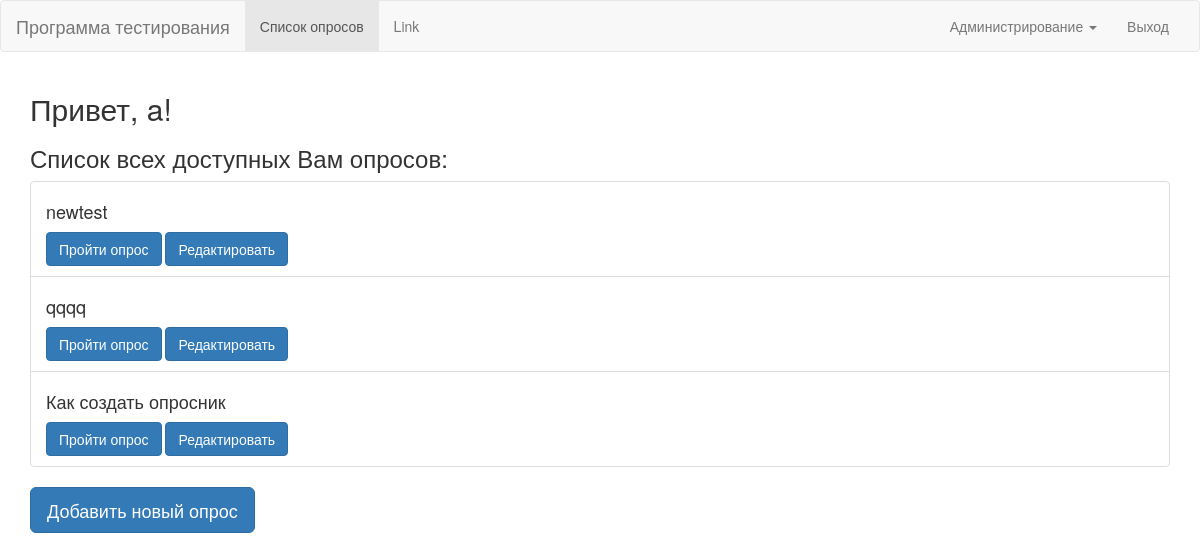
The app's page /index (signed in) with its own data.
### app/models.py (models this page shows, shortened)
class User(UserMixin, db.Model):
    id = db.Column(db.Integer, primary_key=True)
    username = db.Column(db.String(128), index=True, unique=True)
    email = db.Column(db.String(128), index=True, unique=True)
    password_hash = db.Column(db.String(128))
    sex = db.Column(db.String(128), index=True)
    age = db.Column(db.Integer)
    city = db.Column(db.String(128), index=True)
    tags = db.relationship('Test', secondary=user_test, backref=db.backref('users', lazy='dynamic'))

class Test(db.Model):
    id = db.Column(db.Integer, primary_key=True)
    name = db.Column(db.String(128), index=True, unique=True)
    questions = db.relationship('Question', backref='test', lazy='dynamic')

### app/routes.py (the view)
@app.route('/')
@app.route('/index')
@login_required
def index():
    tests = Test.query.all()
    return render_template('index.html', title='Home', tests=tests)

### app/models.py (called while the page is built)
@login.user_loader
def load_user(id):
    return User.query.get(int(id))

### app/templates/index.html
{% extends "base.html" %}
{% block app_content %}
    <h2>Привет, {{ current_user.username }}!</h2>
    <h3>Список всех доступных Вам опросов:</h3>
    <ul class="list-group">
        {% for test in tests %}
            <li class="list-group-item">
                <h4>{{ test.name }}</h4>
                <a class="btn btn-primary" href="{{ url_for('create_test') }}">Пройти опрос</a>
            <a class="btn btn-primary" href="{{ url_for('edit_test', test_id=test.id) }}">Редактировать</a>
            </li>
        {% endfor %}
    </ul>
    <a class="btn btn-lg btn-primary" href="{{ url_for('create_test') }}">Добавить новый опрос</a>
{% endblock %}

### records on screen
User: username "a"
Test: name "newtest"
Test: name "qqqq"
Test: name "Как создать опросник"
